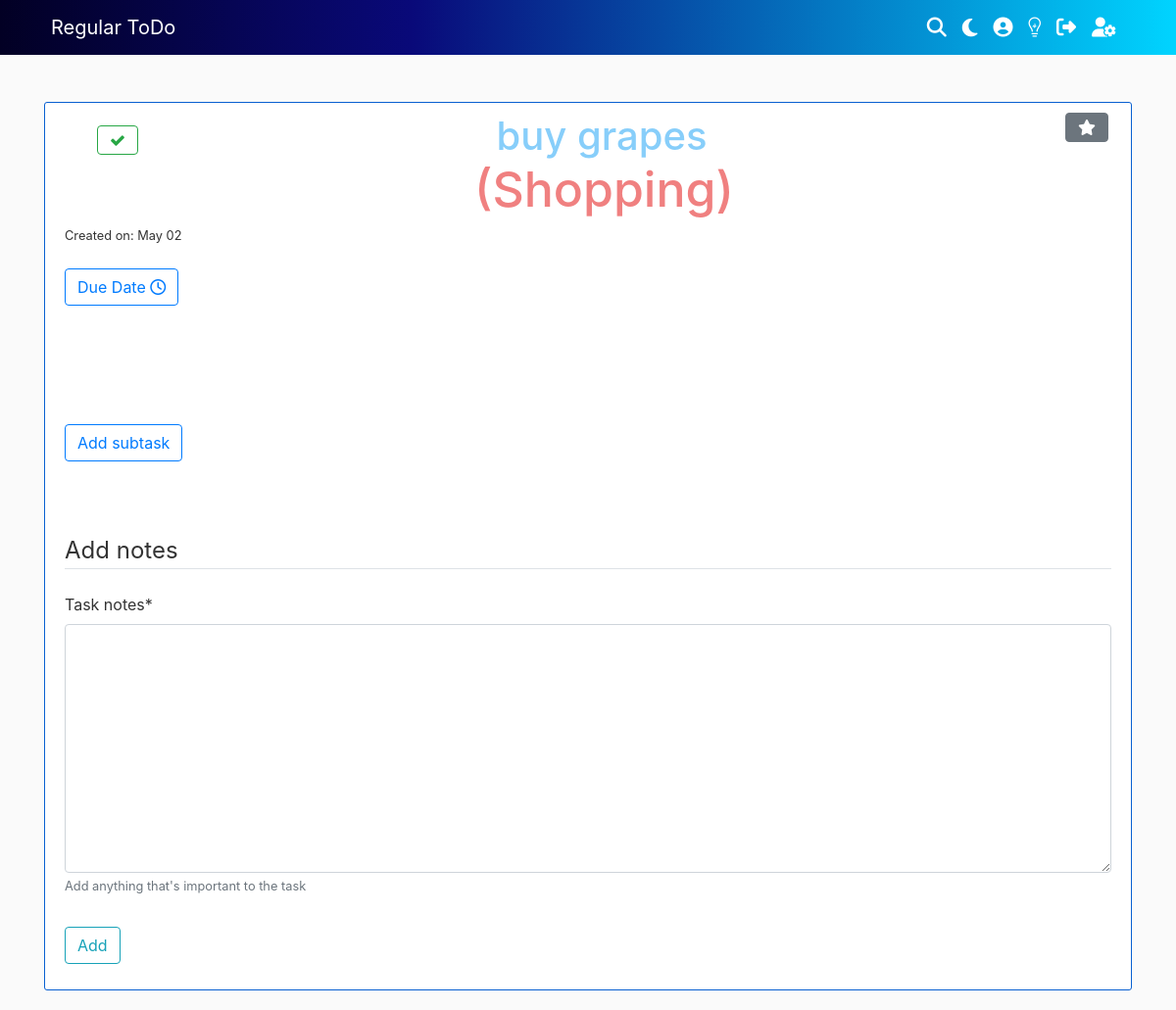
The page /todo/buy grapes/114/ (signed in) on the database as committed earlier.
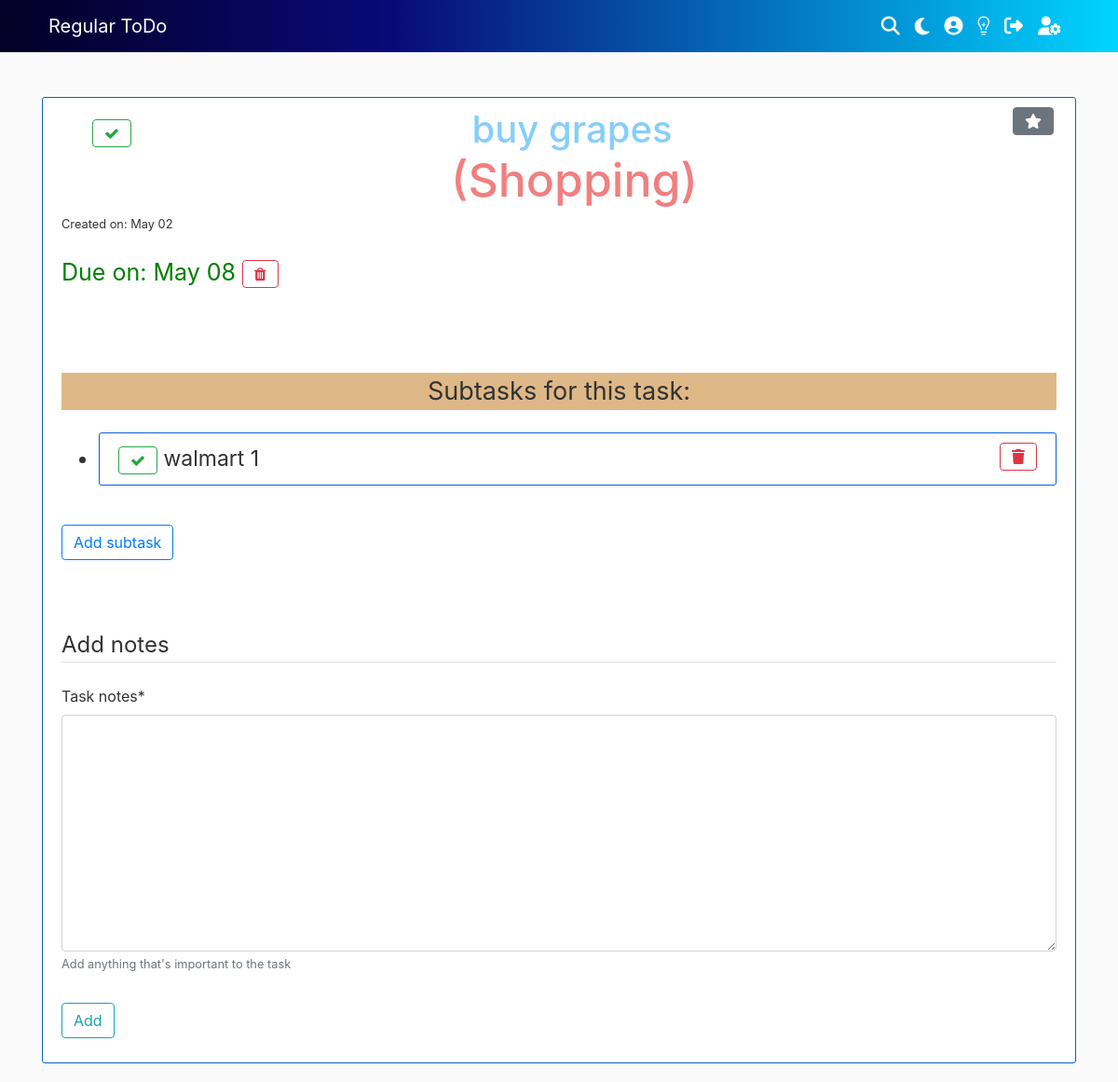
The same page on the database as committed later.
### ToDo/models.py (models this page shows, shortened)
class ToDo(models.Model):
    title = models.CharField(max_length=100)
    parent_list = models.ForeignKey(
        TaskList, on_delete=models.CASCADE, null=True)
    date_created = models.DateTimeField(default=timezone.now)
    creator = models.ForeignKey(User, on_delete=models.CASCADE)
    is_checked = models.BooleanField(default=False)
    due_date = models.DateTimeField(null=True, blank=True)
    due_date_color = models.CharField(max_length=100, null=True, blank=True)
    num_of_subtasks = models.IntegerField(default=0)
    date_completed = models.DateTimeField(null=True, blank=True)
    has_notes = models.BooleanField(default=False)
    important = models.BooleanField(default=False)

class TaskList(models.Model):
    title = models.CharField(max_length=100)
    owner = models.ForeignKey(User, on_delete=models.CASCADE)
    num_of_tasks = models.IntegerField(default=0)

class SubTask(models.Model):
    title = models.CharField(max_length=100)
    done = models.BooleanField(default=False)
    parent_task = models.ForeignKey(ToDo, on_delete=models.CASCADE)

### ToDo/views.py (the view)
# urls.py: path('todo/<title>/<int:pk>/', views.todo_detail, name="todo-detailed"),
@login_required
def todo_detail(request, title, pk):
    try:
        todo = ToDo.objects.get(title=title, creator=request.user, pk=pk)
    except:
        return render(request, "ToDo/restrict_access.html")
    subtasks = SubTask.objects.filter(parent_task=todo)
    try:
        note = Notes.objects.get(parent_task=todo)
    except:
        note = Notes()
    percentage = 0
    if subtasks:
        subtasks_completed = subtasks.filter(done=True).count()
        percentage = int((subtasks_completed/subtasks.count()) * 100)
    context = {
        "todo": todo,
        "note_form": ToDoNotesForm(),
        "note": note,
        "subtask_form": SubTaskForm(),
        "subtasks": subtasks,
        "due_form": DueDateForm(),
        "title": todo.title,
        "percentage": percentage
    }
    return render(request, "ToDo/detailed_view.html", context=context)

### ToDo/forms.py
class ToDoNotesForm(forms.Form):
    task_notes = forms.CharField(widget=forms.Textarea(
        attrs={"id": "input-notes"}), help_text="Add anything that's important to the task", strip=False)

class SubTaskForm(forms.Form):
    sub_task = forms.CharField(max_length=70)
    sub_task.widget = forms.TextInput(attrs={"id": "input-subtask"})

### ToDo/templates/ToDo/detailed_view.html (shortened to what the changed rows need)
{% extends "ToDo/base.html" %}
{% block content %}
{% load crispy_forms_tags %}
<div class="content-section dark-mode-assist-section">
    <h1 style="text-align: center; margin-left: 33px;">
        {% if not todo.is_checked %}
            <button id="todo-btn-{{ todo.pk }}" style="float:left; margin-top: 13px;" onclick="toggleTodo('{{ todo.pk }}', 'check', 'detail-view')"
                class="btn btn-outline-success">
                <i class="fa fa-check"></i>
            </button>
            <a id="todo-title-{{ todo.pk }}" style="color:lightskyblue; text-decoration: none;" href="{% url 'todo-edit' todo.pk %}">
                {{ todo.title }}
            </a>
        {% endif %}
        {% if todo.important %}
            <button id="todo-important-{{ todo.pk }}" onclick="toggleImportant({{ todo.pk }}, 'unmark')"
                style="float: right; margin-right:3px" class="btn btn-warning"><i class="fas fa-star"></i>
            </button>
        {% else %}
            <button id="todo-important-{{ todo.pk }}" onclick="toggleImportant({{ todo.pk }}, 'mark')"
                style="float: right; margin-right:3px" class="btn btn-secondary"><i class="fas fa-star"></i>
            </button>
        {% endif %}
        <br>
        {% if todo.parent_list %}
            <a style="font-size: 50px; color:lightcoral; text-decoration: none;" href="{% url 'tasklist-single-view' todo.parent_list.title todo.parent_list.pk %}">
                ({{ todo.parent_list.title }})
            </a>
        {% endif %}
    </h1>
    <small>Created on: {{ todo.date_created|date:"F d" }}</small>
    <br>
    <br>
    {% if todo.due_date != None %}
        <p id="due-date-content" style="font-size: 25px; color: {{ todo.due_date_color }}">
            Due on: {{ todo.due_date|date:"F d" }}
            <button onclick="deleteItem('due_date', {{ todo.pk }})" class="btn btn-outline-danger">
                <i class="fa fa-trash">
                </i>
            </button>
        </p>
    {% else %}
        <div id="due-date-input">
            <a class="btn btn-outline-primary" data-toggle="collapse" href="#multiCollapseExample{{ todo.pk }}" role="button"
                aria-expanded="false" aria-controls="multiCollapseExample{{ todo.pk }}">
                Due Date
                <i class="far fa-clock"></i>
            </a>
            <div class="row">
                <div class="col">
                </div>
            </div>
        </div>
        <br>
    {% endif %}
    <br>
    {% if subtasks %}
        <br><br>
        <center id="subtask-heading" style="font-size:27px; background-color: burlywood; color: 'black';">Subtasks for this task:</center>
        <br>
        <ul id="subtask-list" style="padding-bottom: 22px;">
            {% for subtask in subtasks %}
                {% if not subtask.done %}
                    <li class="content-section" id="subtask-items-{{ subtask.pk }}" style="font-size: 23px">
                        <button id="subtask-btn-{{ subtask.pk }}" onclick="toggleSubtask({{ subtask.pk }}, 'check')"
                            class="btn btn-outline-success">
                            <i class="fa fa-check"></i>
                        </button>
                        <a id="subtask-title-{{ subtask.pk }}" style="color:inherit; text-decoration: none;" href="{% url 'todo-edit-subtask' subtask.pk %}">
                            {{ subtask.title }}
                        </a>
                        <button onclick="deleteItem('subtask', {{ subtask.pk }})" type="submit"
                            style="float: right;" class="btn btn-outline-danger"><i class="fas fa-trash"></i>
                        </button>
                    </li>
                {% endif %}
            {% endfor %}
        </ul>
    {% else %}
        <br>
        <br><br>
    {% endif %}
    <a class="btn btn-outline-primary" data-toggle="collapse" href="#multiCollapseExample" role="button"
        aria-expanded="false" aria-controls="multiCollapseExample">
        Add subtask
    </a>
    <div class="row">
        <div class="col">
        </div>
    </div>
    <br><br>
    {% if todo.has_notes %}
        <div id="notes">
            <br>
            <center style="font-size:27px; background-color: burlywood; color: 'black';">Notes for this task:</center>
            <h3 id="notes-content">
                <br>
                <div style="font-family:Candara">{{ note.content|linebreaks }}</div>
                <button style="font-size: 2ch" class="btn btn-outline-danger" type="submit"
                    onclick="deleteItem('notes', {{ note.pk }})"><i class="fas fa-trash"></i></button>
                <button style="font-size: 2ch;" class="btn btn-outline-info" type="submit"
                    onclick="location.href='{% url 'todo-edit-notes' note.pk %}'"><i class="fas fa-pencil-alt"></i></button>
            </h3>
            <p id="notes-metadata">
                <br>
                Notes added on: <b>{{ note.date_added|date:"F d, Y" }}</b>
                <br>
                {% if note.date_edited != note.date_added %}
                    Notes edited on: <b>{{ note.date_edited|date:"F d, Y" }}</b>
                {% endif %}
            </p>
        </div>
    {% else %}
        <div id="notes-input">
            <br>
            <form action="/createNote/" id="notes-add-form" method="POST" name={{ note.pk }}>
            </form>
        </div>
    {% endif %}
</div>
{% endblock content %}

Rows that differ between the two databases and show on the page:
changed ToDo "buy grapes": due_date_color empty → "green" (drawn); due_date (not shown) → "May 08"
added SubTask: title "walmart 1"
Other text that changed with them:
text no longer shown: "Due Date"
text now shown: "Due on: Subtasks for this task:"
